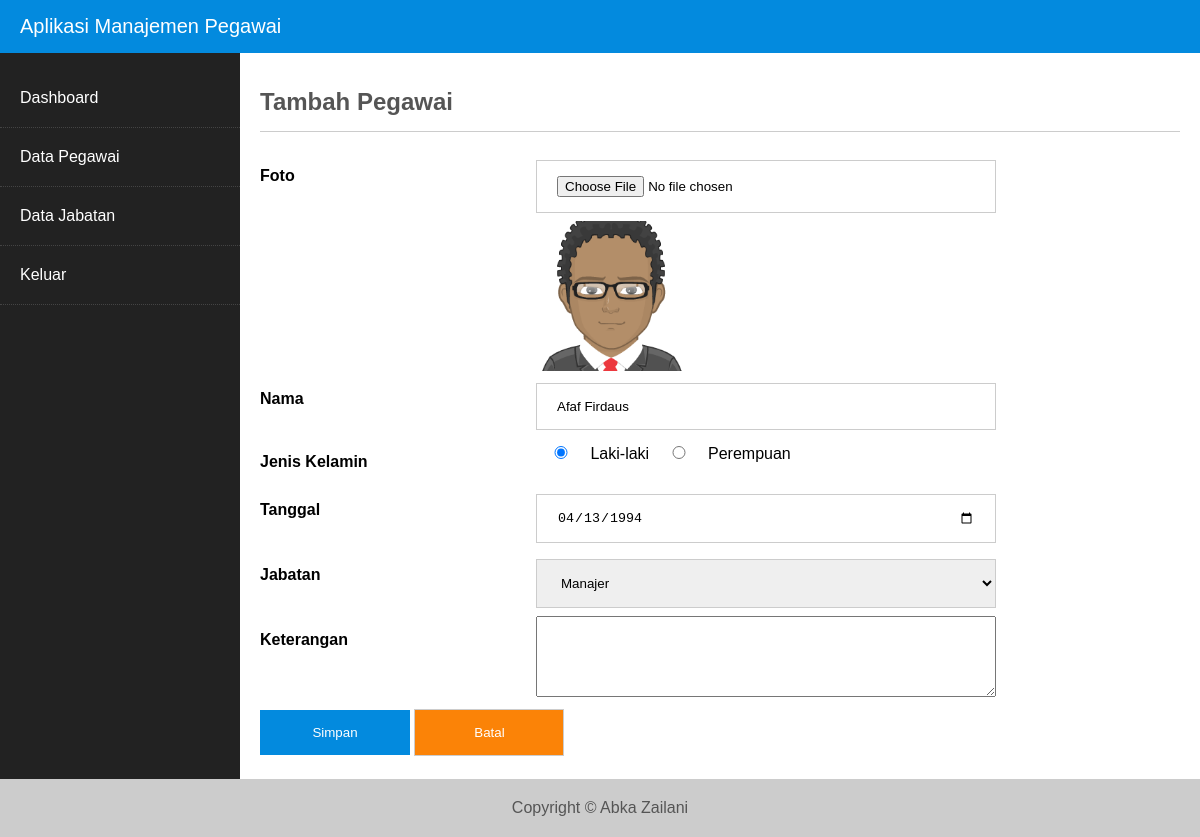
The page /index.php?hal=pegawai_edit&id=7 (signed in) on the database its author committed.
### tables this page shows
CREATE TABLE `pegawai` (
  `id_pegawai` int(5) NOT NULL,
  `nama_pegawai` varchar(100) NOT NULL,
  `jenis_kelamin` enum('L','P') NOT NULL,
  `tgl_lahir` date NOT NULL,
  `id_jabatan` int(5) NOT NULL,
  `foto` varchar(100) NOT NULL,
  `keterangan` text NOT NULL
);

CREATE TABLE `jabatan` (
  `id_jabatan` int(5) NOT NULL,
  `nama_jabatan` varchar(50) NOT NULL
);

### content/pegawai_edit.php (the view, shortened to what this page needs)
<?php
   $query = mysqli_query($con, "SELECT * FROM pegawai WHERE id_pegawai='$_GET[id]'");
   $data = mysqli_fetch_array($query);
?>
<h2 class="judul">Tambah Pegawai</h2>
<form method="post" action="?hal=pegawai_update" enctype="multipart/form-data">
   <div class="form-group">
      <label for="foto">Foto</label>
      <div class="input">
         <input type="file" id="foto" name="foto">
         <img src="images/<?= $data['foto'] ?>" width="150">
      </div>
   </div>
   <div class="form-group">
      <label for="nama">Nama</label>
      <div class="input">
         <input type="text" id="nama" name="nama" value="<?= $data['nama_pegawai'] ?>">
      </div>
   </div>
   <div class="form-group">
      <label for="jk">Jenis Kelamin</label>
      <?php
         if($data['jenis_kelamin'] == "L"){
            $l = " checked";
            $p = "";
         }else{
            $l = "";
            $p = "checked";
         }
      ?>
      <input type="radio" id="jk" name="jk" value="L" <?= $l ?>> Laki-laki
      <input type="radio" id="jk" name="jk" value="P" <?= $p ?>> Perempuan
   </div>
   <div class="form-group">
      <label for="tanggal">Tanggal</label>
      <div class="input">
         <input type="date" id="tanggal" name="tanggal" value="<?= $data['tgl_lahir'] ?>">
      </div>
   </div>
   <div class="form-group">
      <label for="jabatan">Jabatan</label>
      <div class="input">
      <select id="jabatan" name="jabatan">
         <?php
            $queryjabatan = mysqli_query($con, "SELECT * FROM jabatan");
            while($j = mysqli_fetch_array($queryjabatan)){
               echo "<option value='$j[id_jabatan]'";
               if($j['id_jabatan'] == $data['id_jabatan']) echo " selected";
               echo ">$j[nama_jabatan]</option>";
            }
         ?>
      </select>
      </div>
   </div>
   <div class="form-group">
      <label for="keterangan">Keterangan</label>
      <div class="input">
         <textarea style="width: 100%" rows="5" id="keterangan" name="keterangan"><?= $data['keterangan'] ?></textarea>
      </div>
   </div>
   <div class="form-group">
      <input type="submit" value="Simpan" class="tombol simpan">
      <input type="reset" value="Batal" class="tombol reset">
   </div>
</form>

### konten.php (shortened to what this page needs)
<?php
   $halaman = array("dashboard",
      "pegawai", "pegawai_tambah", "pegawai_insert",
      "pegawai_edit", "pegawai_update", "pegawai_hapus",
      "jabatan", "jabatan_tambah", "jabatan_insert",
      "jabatan_edit", "jabatan_update", "jabatan_hapus");
   if(isset($_GET['hal'])) $hal = $_GET['hal'];
   else $hal = "dashboard";
   foreach($halaman as $h){
      if($hal == $h){
         include "content/$h.php";
         break;
      }
   }
?>

### css/style.css (style rules this page uses)
* { box-sizing: border-box; }
body { font-family: Arial; margin: 0; background: #038ade; }
input, select { width: 100%; padding: 15px 20px; margin: 8px 0; border: 1px solid #ccc; }
input[type=submit] { background-color: #038ade; border: none; color: #fff; text-decoration: none; cursor: pointer; }
.judul { color: #555; border-bottom: 1px solid #ccc; padding-bottom: 15px; }
.tombol { display: inline-block; max-width: 150px; padding: 15px 30px; color: #fff; text-decoration: none; background: #038ade; cursor: pointer; }
.form-group { clear: both; }
.form-group label { display: block; padding: 15px 0; float: left; width: 30%; font-weight: bold; }
.form-group .input { display: block; width: 50%; float: left; }
input[type=radio] { width: 50px }
.tombol.simpan { background: #038ade; }
.tombol.reset { background: #fb8307; }

### rows shown on the page
pegawai: foto (picture), nama "Afaf Firdaus", tanggal "04/13/1994", jabatan "Manajer"
